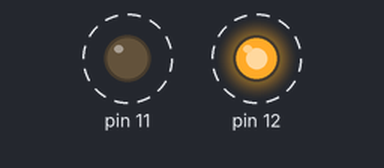
A sketch run on a simulated Arduino Uno, built with avr-gcc and run on an emulated ATmega328P. Parts: output pins drawn as LEDs (lit = HIGH). Dashed ring = blinking.

Above: at 0.2 s.
Timing chart, 0 to 3.0 s (numbered marks = the images above):
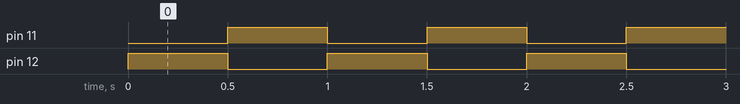

Measured:
- by itself, pin 11, pin 12: alternates HIGH for 0.50 s and LOW for 0.50 s

The sketch:

smarthome_shine_between_two_lights.ino
```cpp
void setup() {
  pinMode(12, OUTPUT);
  pinMode(11, OUTPUT);
}

void loop() {
  digitalWrite(12, HIGH);
  digitalWrite(11, LOW);
  delay(500);
  digitalWrite(12, LOW);
  digitalWrite(11, HIGH);
  delay(500);

}
```
